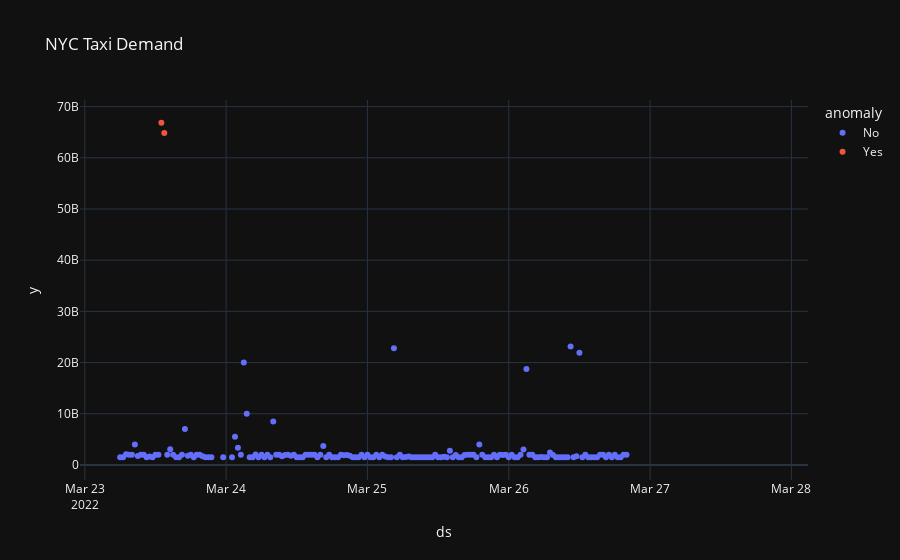

Notebook code for this chart:
### Code cell
fig = px.scatter(result.reset_index(), x='ds', y='y', color='anomaly', title='NYC Taxi Demand')
# fig.add_scatter(result, x='ds', y='yhat', color='green', title='real')
fig.update_xaxes(
    # rangeslider_visible = True,
    rangeselector = dict(
        # buttons = list([
        #       dict(count=1, label='1y', step="year", stepmode="backward"),
        #       dict(count=2, label='3y', step="year", stepmode="backward"),
        #       dict(count=2, label='5y', step="year", stepmode="backward"),
        #       dict(step="all")
        # ])
    )
)
fig.show()

### Figure 1 — Plotly figure (JSON) as saved in the notebook; plotly's stock layout.template omitted (floating-point values rounded to 4 significant figures; data arrays with more than 128 entries replaced by an {"elided": "..."} marker saying what was removed)
{"data": [{"hovertemplate": "anomaly=No<br>ds=%{x}<br>y=%{y}<extra></extra>", "legendgroup": "No", "marker": {"color": "#636efa", "symbol": "circle"}, "mode": "markers", "name": "No", "orientation": "v", "showlegend": true, "x": {"elided": "219 str values"}, "xaxis": "x", "y": {"elided": "219 float values"}, "yaxis": "y", "type": "scatter"}, {"hovertemplate": "anomaly=Yes<br>ds=%{x}<br>y=%{y}<extra></extra>", "legendgroup": "Yes", "marker": {"color": "#EF553B", "symbol": "circle"}, "mode": "markers", "name": "Yes", "orientation": "v", "showlegend": true, "x": ["2022-03-23T13:00:00", "2022-03-23T13:30:00"], "xaxis": "x", "y": [66850000000.0, 64870000000.0], "yaxis": "y", "type": "scatter"}], "layout": {"xaxis": {"anchor": "y", "domain": [0.0, 1.0], "title": {"text": "ds"}}, "yaxis": {"anchor": "x", "domain": [0.0, 1.0], "title": {"text": "y"}}, "legend": {"title": {"text": "anomaly"}, "tracegroupgap": 0}, "title": {"text": "NYC Taxi Demand"}}}
